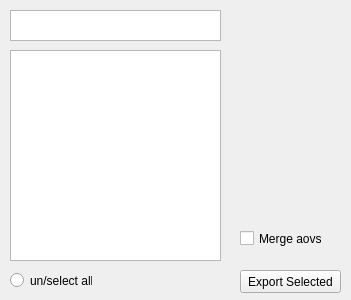
<?xml version="1.0" encoding="UTF-8"?>
<ui version="4.0">
 <class>Form</class>
 <widget class="QWidget" name="Form">
  <property name="geometry">
   <rect>
    <x>0</x>
    <y>0</y>
    <width>351</width>
    <height>300</height>
   </rect>
  </property>
  <property name="windowTitle">
   <string>Form</string>
  </property>
  <widget class="QListWidget" name="listWidget">
   <property name="geometry">
    <rect>
     <x>10</x>
     <y>50</y>
     <width>211</width>
     <height>211</height>
    </rect>
   </property>
  </widget>
  <widget class="QTextEdit" name="textEdit">
   <property name="geometry">
    <rect>
     <x>10</x>
     <y>10</y>
     <width>211</width>
     <height>31</height>
    </rect>
   </property>
  </widget>
  <widget class="QPushButton" name="pushButton">
   <property name="geometry">
    <rect>
     <x>240</x>
     <y>270</y>
     <width>101</width>
     <height>23</height>
    </rect>
   </property>
   <property name="text">
    <string>Export Selected</string>
   </property>
  </widget>
  <widget class="QCheckBox" name="checkBox">
   <property name="geometry">
    <rect>
     <x>240</x>
     <y>230</y>
     <width>91</width>
     <height>17</height>
    </rect>
   </property>
   <property name="text">
    <string>Merge aovs</string>
   </property>
  </widget>
  <widget class="QRadioButton" name="radioButton">
   <property name="geometry">
    <rect>
     <x>10</x>
     <y>270</y>
     <width>82</width>
     <height>21</height>
    </rect>
   </property>
   <property name="text">
    <string>un/select all</string>
   </property>
  </widget>
 </widget>
 <resources/>
 <connections/>
</ui>
